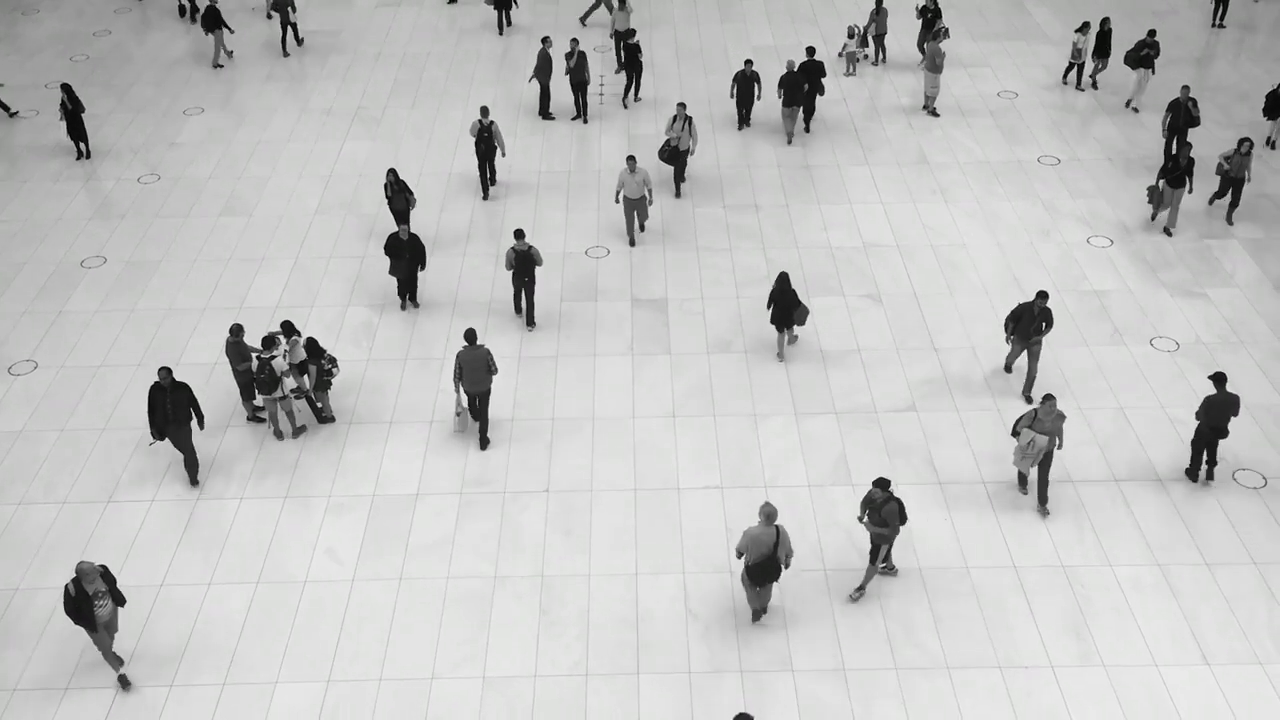
#> input picture frame 34 of footage.mp4, 1280 x 720 px
$ jupyter execute 'Semester Project.ipynb'
#> lines starting #> are read from the running program, lines starting #| are printed output that depends on the picture; after the words box and inside, x2 and y2 are one past the last pixel; in counts of white or black regions, pixels touching at a corner belong together
### Semester Project

[cell 1]
import cv2
import numpy as np
import matplotlib.pyplot as plt
from IPython.display import display, clear_output
import os

# Load the video file
video_path = 'footage.mp4'  # Replace with your actual video path

# Check if the video file exists
if not os.path.isfile(video_path):
    print("Error: The video file does not exist.")
    exit()

cap = cv2.VideoCapture(video_path)

# Check if video opened successfully
if not cap.isOpened():
    print("Error: Could not open video.")
    exit()

# Get video frame width and height
frame_width = int(cap.get(3))
frame_height = int(cap.get(4))

# Create an object detector using KLT (Kanade-Lucas-Tomasi) algorithm
feature_params = dict(maxCorners=100, qualityLevel=0.3, minDistance=7, blockSize=7)
lk_params = dict(winSize=(15, 15), maxLevel=2, criteria=(cv2.TERM_CRITERIA_EPS | cv2.TERM_CRITERIA_COUNT, 10, 0.03))

# Read the first frame
ret, old_frame = cap.read()
#> old_frame is the input picture: shape (720, 1280, 3); mean B, G, R 193.3, 193.8, 193.4
if not ret:
    print("Error: Could not read the first frame.")
    cap.release()
    cv2.destroyAllWindows()
    exit()

# Convert the first frame to grayscale
old_gray = cv2.cvtColor(old_frame, cv2.COLOR_BGR2GRAY)

# Detect corners in the first frame
p0 = cv2.goodFeaturesToTrack(old_gray, mask=None, **feature_params)
#> p0 = 100 rows, first 8: [254, 355], [814, 57], [823, 80], [479, 342], [945, 28], [1214, 391], [821, 93], [1210, 377]

# Create a mask image for drawing purposes
mask = np.zeros_like(old_frame)

# Generate random colors for tracking points
color = np.random.randint(0, 255, (100, 3))

# Directory to save frames
output_dir = 'output'
os.makedirs(output_dir, exist_ok=True)

frame_idx = 0

while True:
    # Read a new frame
    ret, frame = cap.read()
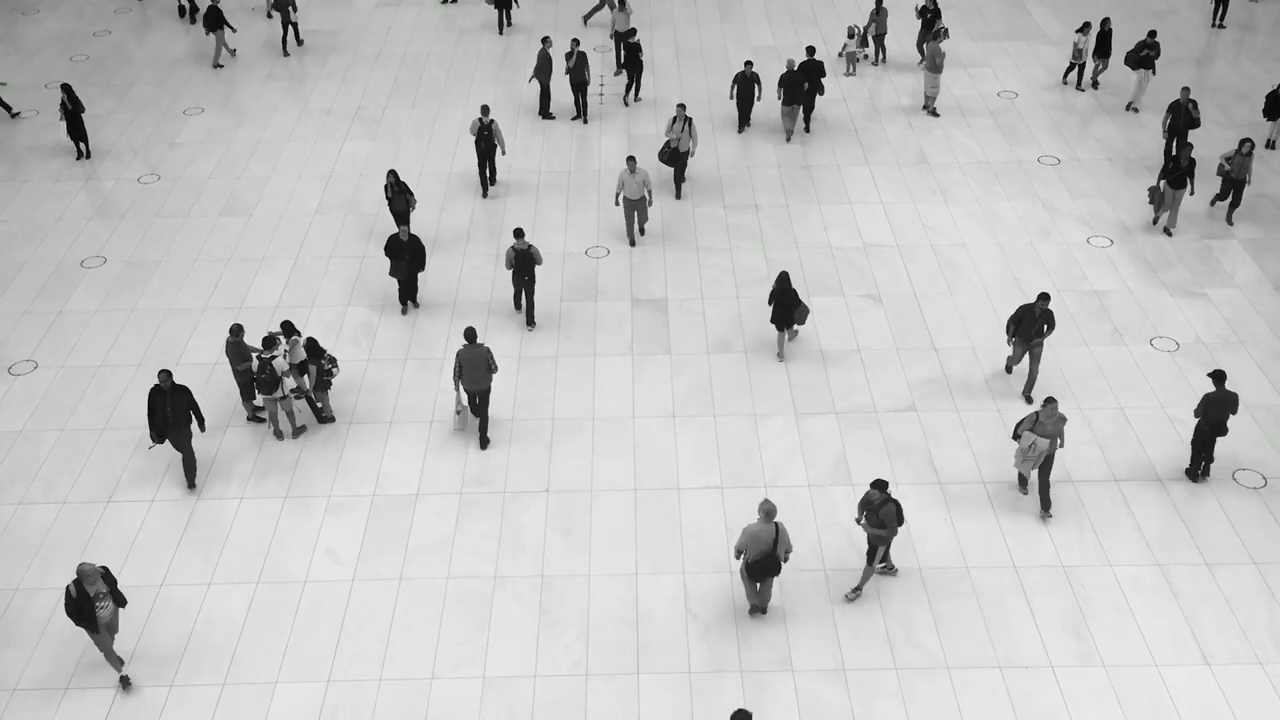
#> input picture frame 35 of footage.mp4, 1280 x 720 px
#> frame is the input picture: shape (720, 1280, 3); mean B, G, R 193.2, 193.7, 193.4
    if not ret:
        break

    # Convert frame to grayscale
    frame_gray = cv2.cvtColor(frame, cv2.COLOR_BGR2GRAY)

    # Calculate optical flow
    p1, st, err = cv2.calcOpticalFlowPyrLK(old_gray, frame_gray, p0, None, **lk_params)
#> p1 = 100 rows, first 8: [254.3, 354.9], [814, 56.61], [822.8, 79.95], [478.9, 340.6], [944.6, 28.29], [1213, 388.5], [820.7, 92.73], [1209.3, 374.5]; st = 100 values from 1 to 1; err = 100 values, max 19.86 at index 63, min 0 at index 81, mean 4.42

    # Select good points
    good_new = p1[st == 1]
#> good_new = 100 pairs, first value 62.11 to 1266, second value 1.89 to 609.9
    good_old = p0[st == 1]
#> good_old = 100 pairs, first value 62 to 1266, second value 2 to 609

    # Draw the tracks and bounding boxes
    for i, (new, old) in enumerate(zip(good_new, good_old)):
        a, b = new.ravel()
        c, d = old.ravel()
        mask = cv2.line(mask, (int(a), int(b)), (int(c), int(d)), color[i].tolist(), 2)
        frame = cv2.circle(frame, (int(a), int(b)), 5, color[i].tolist(), -1)
#> this loop made 100 passes
#> (a, b, c, d) on passes 1 to 8: (254.3, 354.9, 254, 355), (814, 56.61, 814, 57), (822.8, 79.95, 823, 80), (478.9, 340.6, 479, 342), (944.6, 28.29, 945, 28), (1213, 388.5, 1214, 391), (820.7, 92.73, 821, 93), (1209.3, 374.5, 1210, 377)
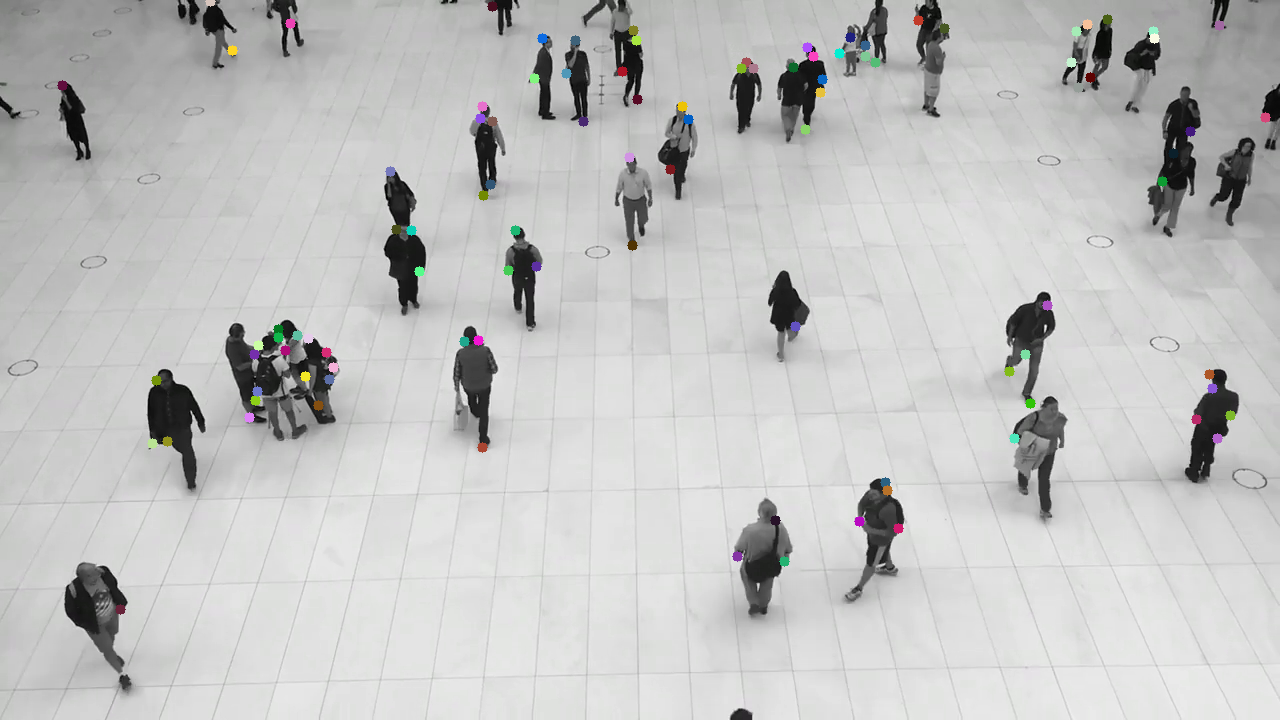
#> frame: shape (720, 1280, 3); mean B, G, R 193.3, 193.8, 193.5
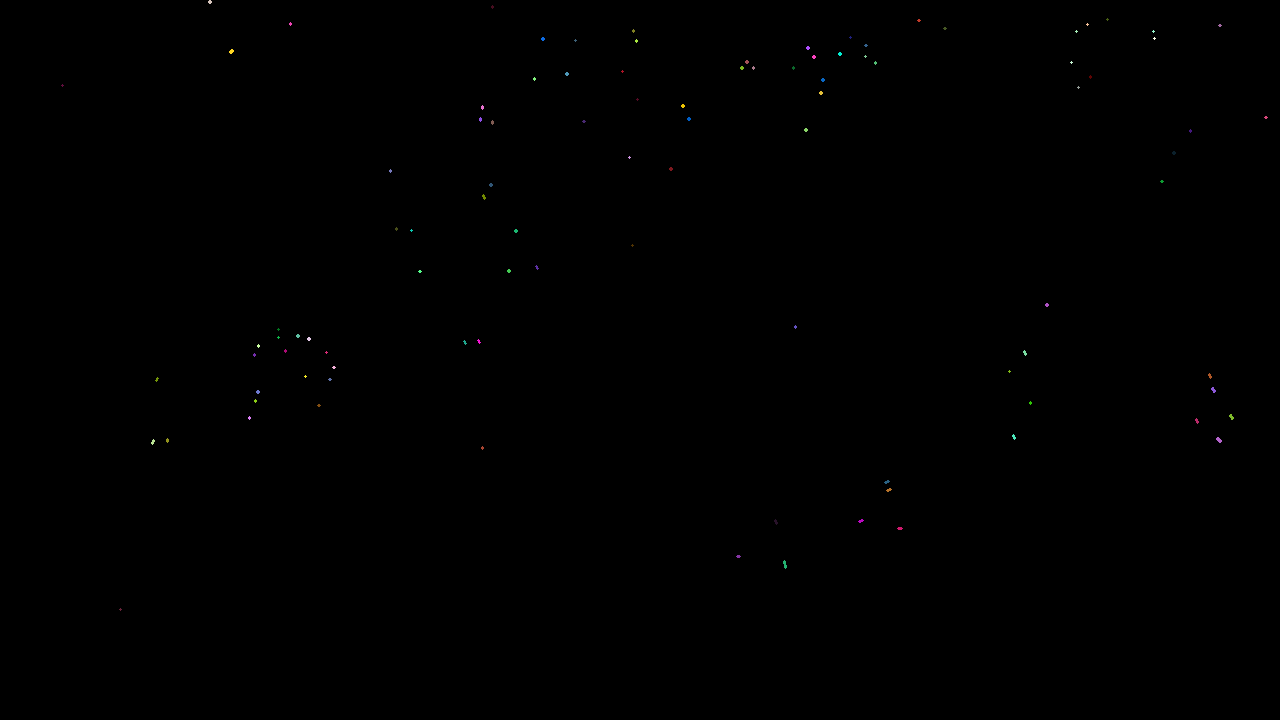
#> mask: shape (720, 1280, 3); mean of channels 0, 1, 2 0.1, 0.1, 0.1; drawn as B, G, R

    # Calculate the bounding box for each good point
    for i, new in enumerate(good_new):
        x, y = new.ravel()
        cv2.rectangle(frame, (int(x)-15, int(y)-15), (int(x)+15, (int(y)+15)), (255, 0, 0), 2)
#> this loop made 100 passes
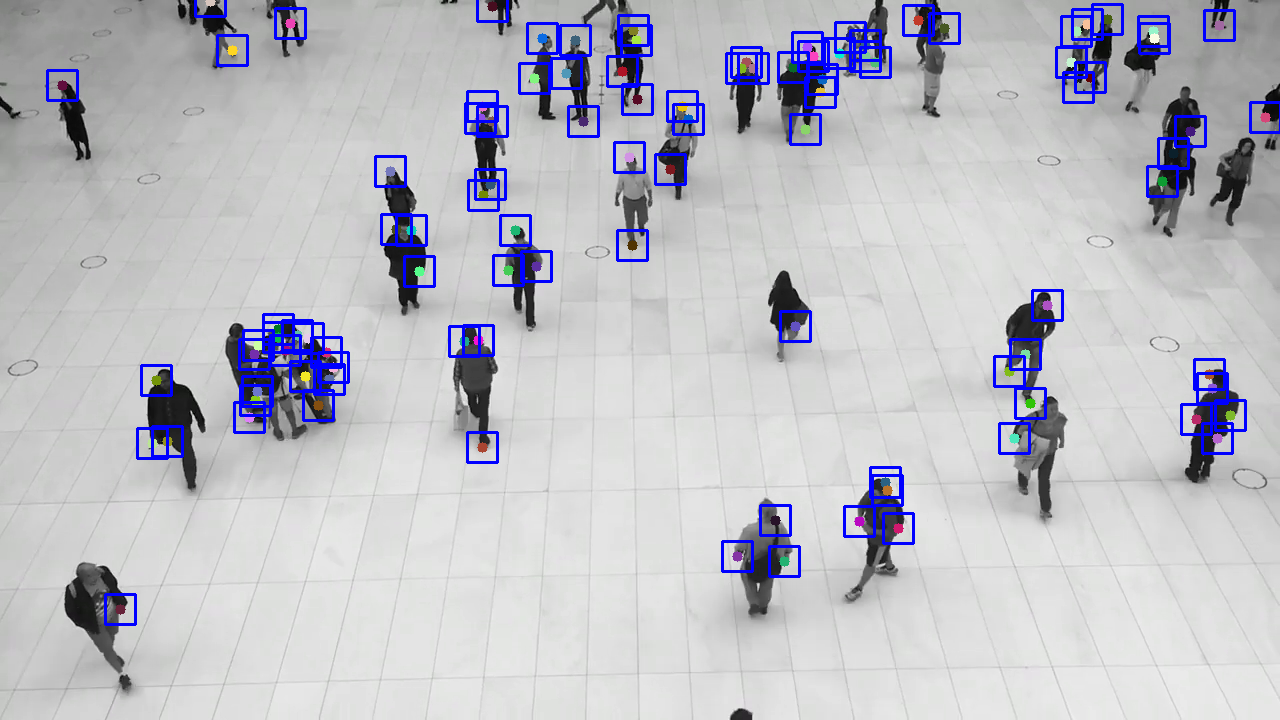
#> frame: shape (720, 1280, 3); 3.55% of pixels changed, all inside (x1, y1, x2, y2) = (46, 0, 1280, 626)

    img = cv2.add(frame, mask)

    # Save the frame as an image
    frame_filename = os.path.join(output_dir, f'frame_{frame_idx:04d}.png')
    cv2.imwrite(frame_filename, img)

    # Display the frame in the notebook
    plt.figure(figsize=(10, 6))
#> (this line was passed over: IPython is not available in this run)
    plt.imshow(cv2.cvtColor(img, cv2.COLOR_BGR2RGB))
#> (this line was passed over: IPython is not available in this run)
    plt.axis('off')
#> (this line was passed over: IPython is not available in this run)
    display(plt.gcf())
#> (this line was passed over: IPython is not available in this run)
    clear_output(wait=True)
    plt.close()

    # Update the previous frame and previous points
    old_gray = frame_gray.copy()
    p0 = good_new.reshape(-1, 1, 2)
#> p0 has the same summary as p1

    frame_idx += 1

# Release the video capture object
cap.release()
cv2.destroyAllWindows()

print(f"Frames extracted and saved in {output_dir}")

$ run again, starting later in the video
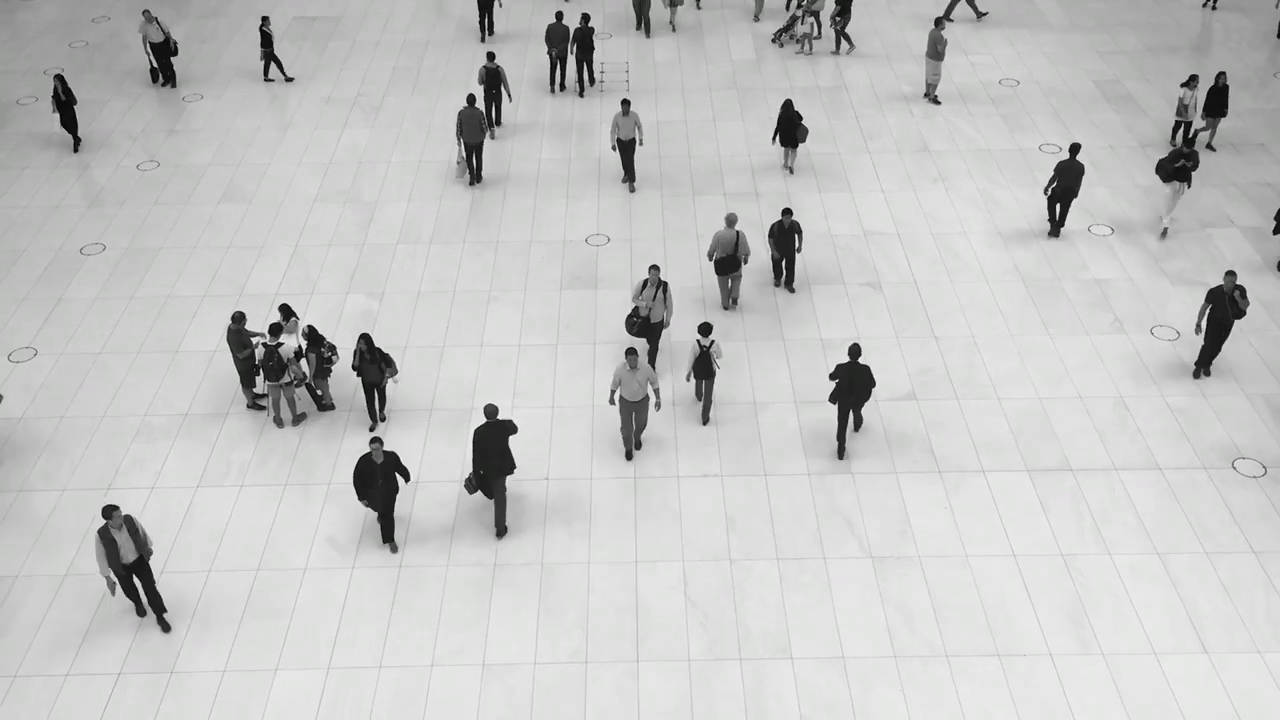
#> input picture frame 153 of footage.mp4, 1280 x 720 px
#> old_frame is the input picture: shape (720, 1280, 3); mean B, G, R 196.2, 196.8, 196.4
#> `p0 = cv2.goodFeaturesToTrack(old_gray, mask=None, **feature_params)`: p0 = 100 rows, first 8: [499, 416], [253, 340], [860, 360], [261, 344], [303, 360], [263, 18], [591, 24], [406, 481]
#> p1 = 100 rows, first 8: [498.5, 413.3], [253, 339.7], [860.6, 358.1], [261, 343.7], [303, 359.8], [264.8, 18.11], [591.5, 23.27], [406.6, 484.5]; st = 100 values from 1 to 1; err = 100 values, max 27.64 at index 21, min 0 at index 83, mean 4.97
#> good_new = 100 pairs, first value 106.7 to 1275.5, second value 1.92 to 620.4
#> good_old = 100 pairs, first value 105 to 1275, second value 2 to 615
#> the loop `for i, (new, old) in enumerate(zip(good_new, good_old)):` made 100 passes
#> (a, b, c, d) on passes 1 to 8: (498.5, 413.3, 499, 416), (253, 339.7, 253, 340), (860.6, 358.1, 860, 360), (261, 343.7, 261, 344), (303, 359.8, 303, 360), (264.8, 18.11, 263, 18), (591.5, 23.27, 591, 24), (406.6, 484.5, 406, 481)
#> after the loop `for i, (new, old) in enumerate(zip(good_new, good_old)):`:
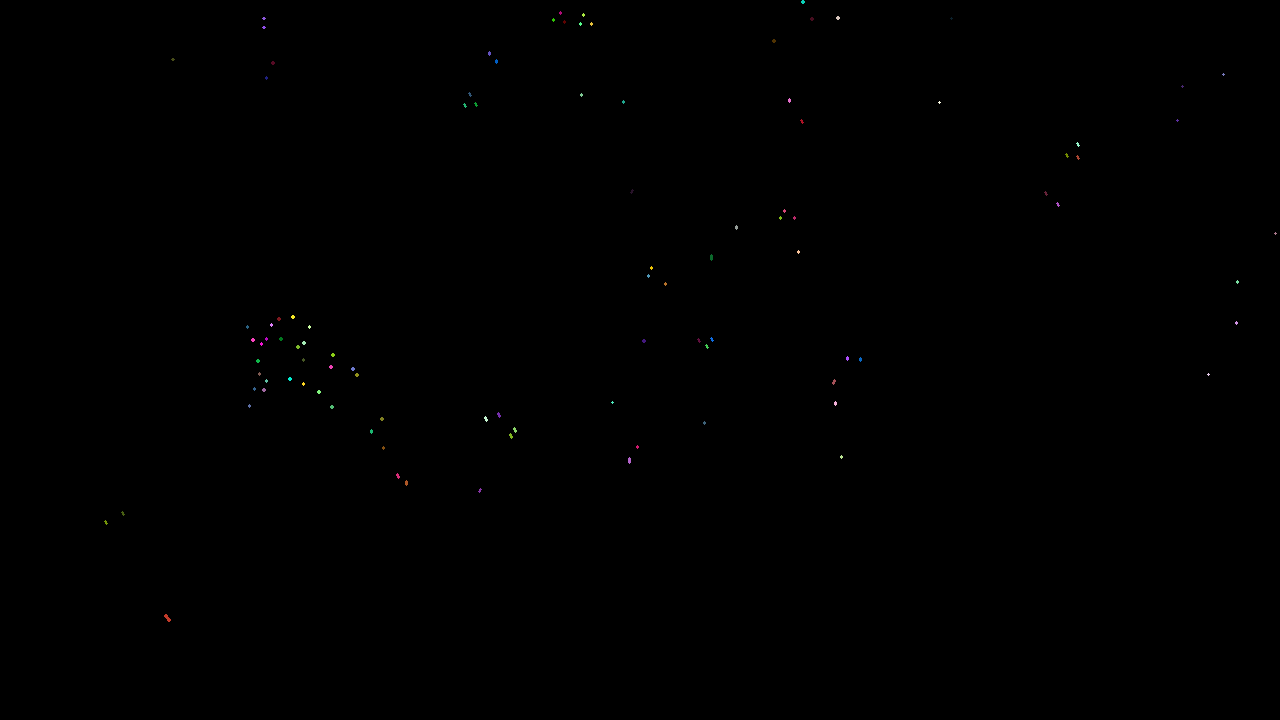
#> mask: shape (720, 1280, 3); mean of channels 0, 1, 2 0.1, 0.1, 0.1; drawn as B, G, R
#> the loop `for i, new in enumerate(good_new):` made 100 passes
#> after the loop `for i, new in enumerate(good_new):`:
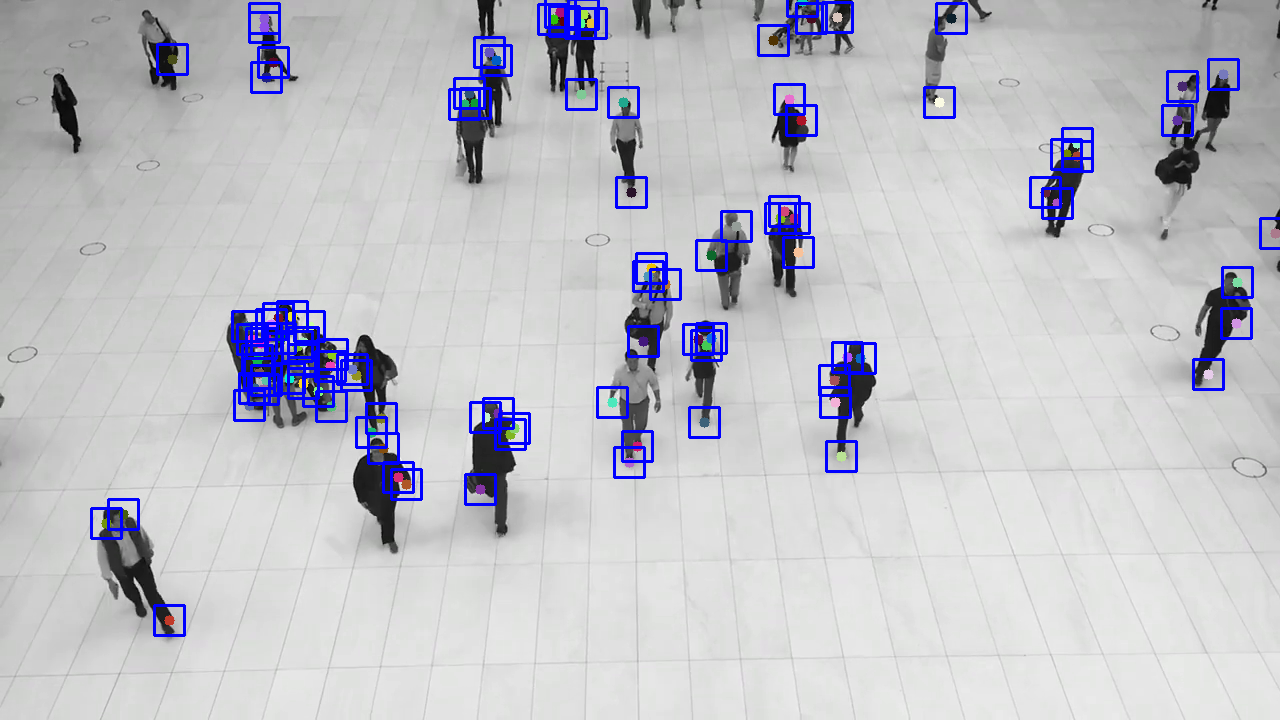
#> frame: shape (720, 1280, 3); mean B, G, R 200.3, 192.2, 191.9
#> `p0 = good_new.reshape(-1, 1, 2)`: p0 has the same summary as p1
